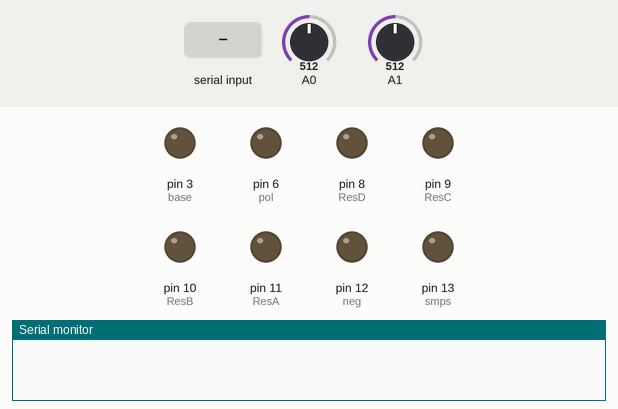
Bench run of a sketch on a simulated Arduino Uno, built with avr-gcc and run on an emulated ATmega328P. On the bench: output pins drawn as LEDs (lit = HIGH), the last lines printed to the serial monitor. The inputs (shaded band) are chosen by the test bench; at power-on: A0 = 512, A1 = 512. Pins used as bus, display or sensor lines are not drawn.

Above: at 1.2 s.
1.3 s: "I" received over Serial
At 2.5 s:
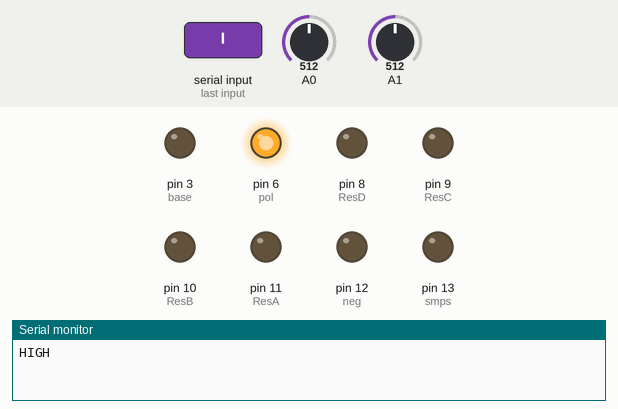
2.8 s: "H" received over Serial
At 5.6 s:
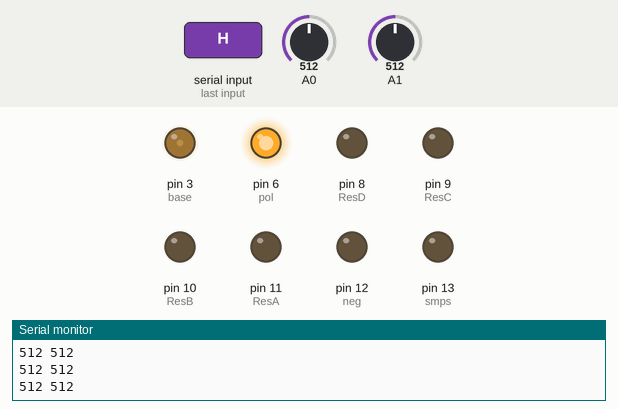
5.8 s: byte 66 ('B') received over Serial
At 6.2 s:
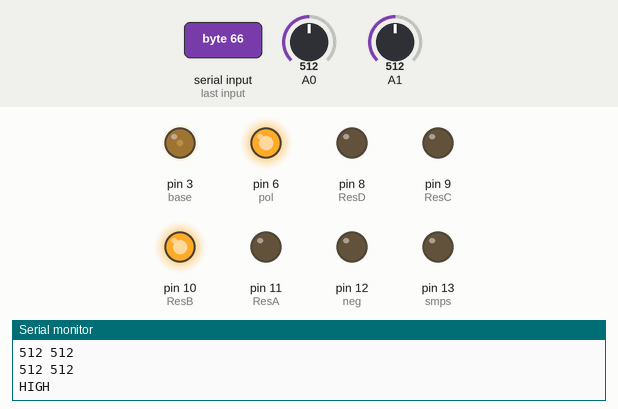
7.3 s: byte 67 ('C') received over Serial
At 8.3 s:
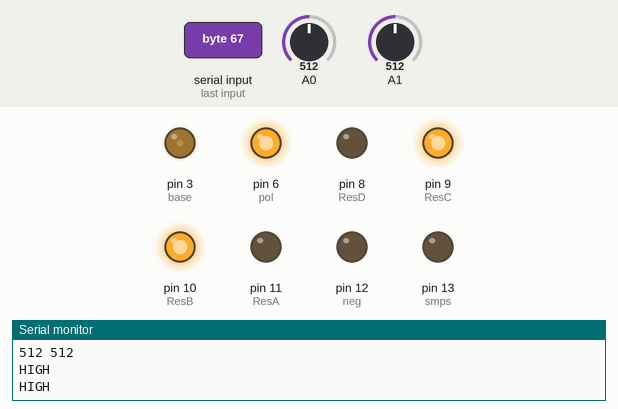
8.8 s: byte 68 ('D') received over Serial
At 9.5 s:
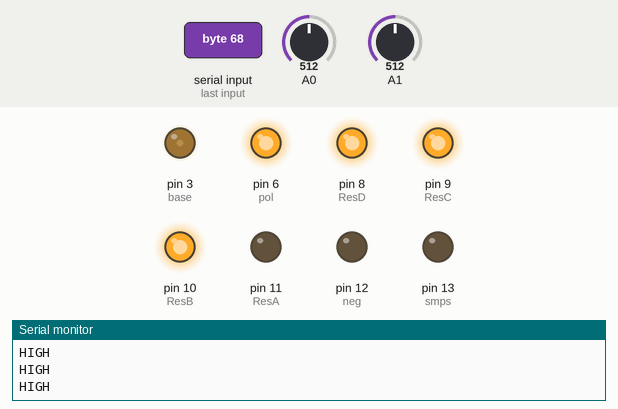
10.3 s: "J" received over Serial
At 10.6 s:
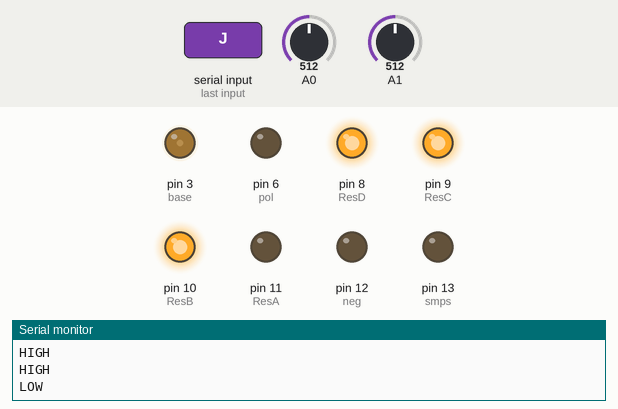
Timing chart, 0 to 12.8 s (numbered marks = the images above; inputs shaded):
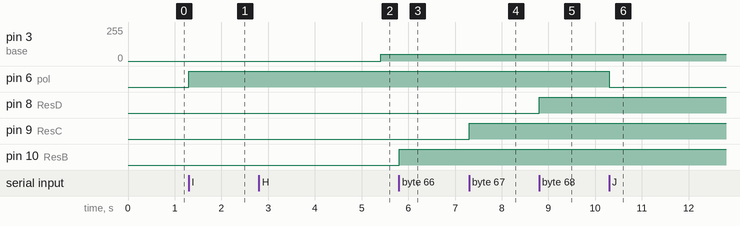

The sketch:

mcu.ino
```cpp
int col =          5;   // col. PWM output
int base =         3;   // Base voltage output
int j  =           0;   // value for col PWM
int k =            0;   // value for base PWM
int slope =        4;   // Slope of the triangular wave on col.
int stepno =       5;   // number of steps
int pol =          6;   // Port for change of base polarity
int smps =         13;  // Selection of SMPS
int neg =          12;  // Selection of polarity
int ResA =         11;  // Base resistor 1 switch
int ResB =         10;  // Base resistor 2 switch
int ResC =         9;   // Base resistor 3 switch
int ResD =         8;   // Base resistor 4 switch
int                inData;  // RS232 data

void               setup()
{
  Serial.begin(      9600);  // initialize serial communication:
  pinMode( col, OUTPUT);
  pinMode( base,  OUTPUT);
  pinMode( pol,  OUTPUT);
  pinMode( smps, OUTPUT);
  pinMode( neg, OUTPUT);
  pinMode( ResA, OUTPUT);
  pinMode( ResB, OUTPUT);
  pinMode( ResC, OUTPUT);
  pinMode( ResD, OUTPUT);
  digitalWrite ( pol,LOW);
  digitalWrite ( smps,LOW);
  digitalWrite ( neg,LOW);
  digitalWrite ( ResA,LOW);
  digitalWrite ( ResB,LOW);
  digitalWrite ( ResC,LOW);
  digitalWrite ( ResD,LOW);

}// setup

void loop() {
  if (Serial.available() > 0)   // see if incoming serial data:
  {
    inData = Serial.read();  // read oldest byte in serial buffer:
  }

   if (inData == 'I')  // if I (ASCII 73), printoutput
  {
        digitalWrite(pol, HIGH );        // Turn on negative base supply
        inData = 0;
          Serial.println("HIGH");
  }
     if (inData == 'J') {
        digitalWrite(pol,LOW);         // Turn on positive base supply
        inData = 0;
          Serial.println("LOW");

  }

  if (inData == 'H')  // if H (ASCII 72) do measurment
  {
    delay(10);
    j =                j+slope;
    analogWrite(       col, j);                   // will be PWM 488 Hz
    analogWrite(       base, k);                  // will be PWM 488 Hz
    Serial.print(      analogRead(0));            // read current  at A0
      Serial.print(      " ");
    Serial.println(    analogRead(1));            // read col voltage at A1
      delay(             10);                     // to stabilize adc:
    if                 (j > 251) slope = -4 ;
    if                 (j < 1)
    {
      slope =            4 ;
      k =                k + int(255/stepno);
    }
    if                 (k > 255 )   k = 0, inData = 0;

  }

    if (inData == 'K')  // if H (ASCII 75), Select NPN setup
  {


        digitalWrite(pol, HIGH );
        inData = 0;
          Serial.println("HIGH");
      }

      if (inData == 'L'){    // Select PNP setup
        digitalWrite(pol,LOW);
        inData = 0;
  }

    if (inData == 'M')  // if H (ASCII 72), enable SMPS
  {


        digitalWrite(smps, HIGH );
        inData = 0;
          Serial.println("HIGH");
  }

 if (inData == 'N'){          // if N (ASCII 78) de-enable SMPS
        digitalWrite(smps,LOW);
        inData = 0;
  }


 if (inData == 'Y')  // if H (ASCII 89), printoutput
  {

     if ( digitalRead(smps) == LOW  ) { // Button not pushed
        stepno = stepno + 1;
        inData = 0;
       //   Serial.println(stepno);
     }
   }
  if (inData == 'Z')  // if z (ASCII 90), increase steps
  {

      stepno = stepno - 1;
           // Turn off the LED
        inData = 0;
        if (stepno <= 0 ){
          stepno = 1;
        }
        //  Serial.println(stepno);

  }

  if (inData == 'A')  // Select resistor 1
  {

      if ( digitalRead(neg) == LOW  ) { // Button not pushed
        digitalWrite(ResA, HIGH );        // Turn off the LED
        inData = 0;
          Serial.println("HIGH");
     } else {                                          // Button is pushed
        digitalWrite(ResA,LOW);
        inData = 0;

  }
  }
  if (inData == 'B')  // select resistor 2
  {

   if ( digitalRead(ResB) == LOW  ) { // Button not pushed
        digitalWrite(ResB, HIGH );        // Turn off the LED
        inData = 0;
          Serial.println("HIGH");
     } else {                                          // Button is pushed
        digitalWrite(ResB,LOW);
        inData = 0;

  }
  }
  if (inData == 'C')  // select resistor 3
  {

    if ( digitalRead(ResC) == LOW  ) { // Button not pushed
        digitalWrite(ResC, HIGH );        // Turn off the LED
        inData = 0;
          Serial.println("HIGH");
     } else {                                          // Button is pushed
        digitalWrite(ResC,LOW);
        inData = 0;

  }
  }
  if (inData == 'D')  // select resistor 4
  {

     if ( digitalRead(ResD) == LOW  ) { // Button not pushed
        digitalWrite(ResD, HIGH );        // Turn off the LED
        inData = 0;
          Serial.println("HIGH");
     } else {                                          // Button is pushed
        digitalWrite(ResD,LOW);
        inData = 0;
     }
  }

} //                 loop()
```

Measured:
- after the input at 1.3 s, pin 6 (pol): LOW → HIGH at once
- after the input at 2.8 s, pin 3 (base): 0/255 → 51/255 after 2.6 s
- after the input at 5.8 s, pin 10 (ResB): LOW → HIGH at once
- after the input at 7.3 s, pin 9 (ResC): LOW → HIGH at once
- after the input at 8.8 s, pin 8 (ResD): LOW → HIGH at once
- after the input at 10.3 s, pin 6 (pol): HIGH → LOW at once
